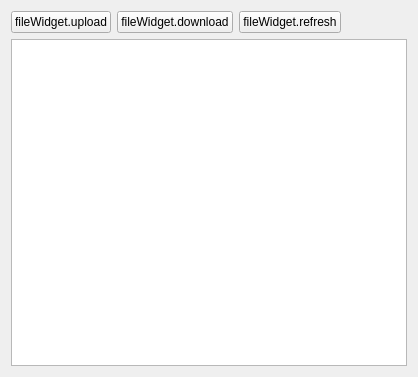
<?xml version="1.0" encoding="UTF-8"?>
<ui version="4.0">
 <class>FileWidget</class>
 <widget class="QWidget" name="FileWidget">
  <property name="geometry">
   <rect>
    <x>0</x>
    <y>0</y>
    <width>418</width>
    <height>377</height>
   </rect>
  </property>
  <property name="windowTitle">
   <string>Form</string>
  </property>
  <layout class="QVBoxLayout" name="verticalLayout">
   <item>
    <layout class="QHBoxLayout" name="horizontalLayout">
     <item>
      <widget class="QPushButton" name="pushButtonDownload">
       <property name="text">
        <string>fileWidget.upload</string>
       </property>
      </widget>
     </item>
     <item>
      <widget class="QPushButton" name="pushButtonUpload">
       <property name="text">
        <string>fileWidget.download</string>
       </property>
      </widget>
     </item>
     <item>
      <widget class="QPushButton" name="pushButtonRefresh">
       <property name="text">
        <string>fileWidget.refresh</string>
       </property>
      </widget>
     </item>
     <item>
      <spacer name="horizontalSpacer">
       <property name="orientation">
        <enum>Qt::Horizontal</enum>
       </property>
       <property name="sizeHint" stdset="0">
        <size>
         <width>40</width>
         <height>20</height>
        </size>
       </property>
      </spacer>
     </item>
    </layout>
   </item>
   <item>
    <widget class="QListView" name="listView"/>
   </item>
  </layout>
 </widget>
 <resources/>
 <connections/>
</ui>
